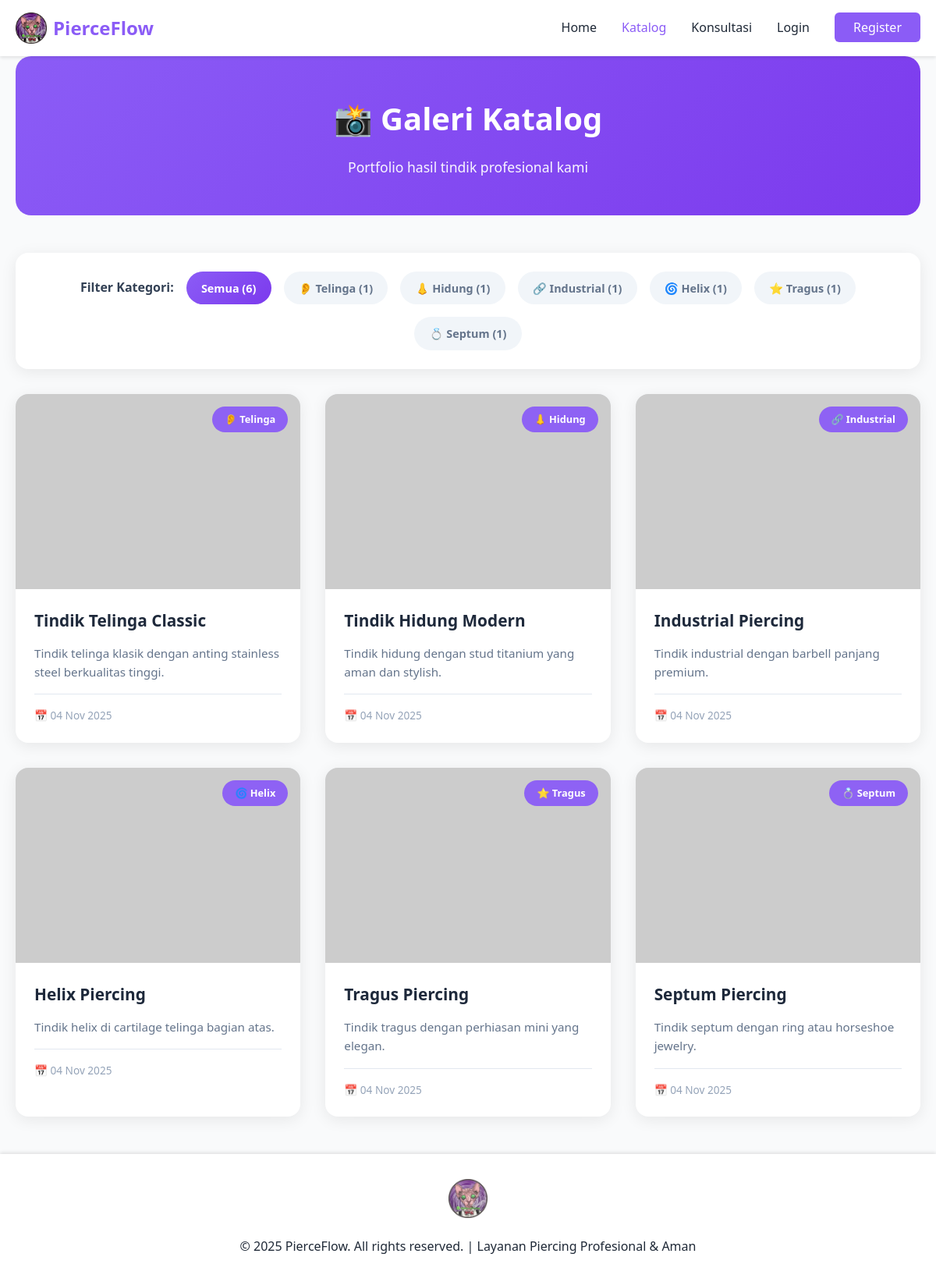
Screenshot of /catalog.php with the database file from the repository.
### tables this page shows
CREATE TABLE IF NOT EXISTS catalog (
    id INT AUTO_INCREMENT PRIMARY KEY,
    title VARCHAR(100) NOT NULL,
    image_url VARCHAR(255) NOT NULL,
    description TEXT,
    category ENUM('telinga', 'hidung', 'industrial', 'helix', 'tragus', 'septum', 'lainnya') DEFAULT 'lainnya',
    created_at TIMESTAMP DEFAULT CURRENT_TIMESTAMP
);

### catalog.php (the view, shortened to what this page needs)
<?php
require_once 'includes/header.php';
$filter_category = isset($_GET['category']) ? $_GET['category'] : 'all';
$filter_condition = '';
$catalog_query = "SELECT * FROM catalog $filter_condition ORDER BY created_at DESC";
$catalog_result = $conn->query($catalog_query);
$total_count_query = $conn->query("SELECT COUNT(*) as total FROM catalog");
$total_count = $total_count_query->fetch_assoc()['total'];
$categories = ['telinga', 'hidung', 'industrial', 'helix', 'tragus', 'septum', 'lainnya'];
$category_counts = [];
foreach ($categories as $cat) {
    $count_query = $conn->query("SELECT COUNT(*) as total FROM catalog WHERE category = '$cat'");
    $category_counts[$cat] = $count_query->fetch_assoc()['total'];
}
?>
<div class="container">
    <div style="background: linear-gradient(135deg, #8b5cf6 0%, #7c3aed 100%); border-radius: 20px; padding: 3rem 2rem; margin-bottom: 3rem; color: white; text-align: center;">
        <h1 style="margin: 0 0 1rem 0; font-size: 2.5rem; font-weight: 700;">📸 Galeri Katalog</h1>
        <p style="margin: 0; font-size: 1.1rem; opacity: 0.95;">Portfolio hasil tindik profesional kami</p>
    </div>
    <div style="background: white; border-radius: 16px; padding: 1.5rem; margin-bottom: 2rem; box-shadow: 0 4px 20px rgba(0,0,0,0.08);">
        <div style="display: flex; align-items: center; justify-content: center; gap: 1rem; flex-wrap: wrap;">
            <span style="font-weight: 600; color: #334155;">Filter Kategori:</span>
            <a href="catalog.php?category=all"
               style="text-decoration: none; padding: 0.6rem 1.2rem; border-radius: 25px; font-weight: 600; font-size: 0.9rem; transition: all 0.3s ease;
                      <?= $filter_category == 'all' ? 'background: linear-gradient(135deg, #8b5cf6, #7c3aed); color: white;' : 'background: #f1f5f9; color: #64748b;' ?>">
                Semua (<?= $total_count ?>)
            </a>
            <?php
            $category_labels = [
                'telinga' => '👂 Telinga',
                'hidung' => '👃 Hidung',
                'industrial' => '🔗 Industrial',
                'helix' => '🌀 Helix',
                'tragus' => '⭐ Tragus',
                'septum' => '💍 Septum',
                'lainnya' => '✨ Lainnya'
            ];
            foreach ($category_labels as $cat => $label):
                if ($category_counts[$cat] > 0):
            ?>
                <a href="catalog.php?category=<?= $cat ?>"
                   style="text-decoration: none; padding: 0.6rem 1.2rem; border-radius: 25px; font-weight: 600; font-size: 0.9rem; transition: all 0.3s ease;
                          <?= $filter_category == $cat ? 'background: linear-gradient(135deg, #10b981, #059669); color: white;' : 'background: #f1f5f9; color: #64748b;' ?>">
                    <?= $label ?> (<?= $category_counts[$cat] ?>)
                </a>
            <?php
                endif;
            endforeach;
            ?>
        </div>
    </div>
    <?php if ($catalog_result && $catalog_result->num_rows > 0): ?>
        <div style="display: grid; grid-template-columns: repeat(auto-fill, minmax(300px, 1fr)); gap: 2rem; margin-bottom: 3rem;">
            <?php while ($item = $catalog_result->fetch_assoc()): ?>
                <div class="catalog-card" style="background: white; border-radius: 16px; overflow: hidden; box-shadow: 0 4px 20px rgba(0,0,0,0.08); transition: all 0.3s ease;">
                    <div style="position: relative; height: 250px; overflow: hidden; background: linear-gradient(135deg, #f1f5f9, #e2e8f0);">
                        <img src="<?= htmlspecialchars($item['image_url']) ?>"
                             alt="<?= htmlspecialchars($item['title']) ?>"
                             style="width: 100%; height: 100%; object-fit: cover; transition: transform 0.3s ease;"
                             onmouseover="this.style.transform='scale(1.1)'"
                             onmouseout="this.style.transform='scale(1)'">
                        <div style="position: absolute; top: 1rem; right: 1rem; background: rgba(139, 92, 246, 0.95); color: white; padding: 0.4rem 1rem; border-radius: 20px; font-size: 0.8rem; font-weight: 600; backdrop-filter: blur(10px);">
                            <?= $category_labels[$item['category']] ?? $item['category'] ?>
                        </div>
                    </div>
                    <div style="padding: 1.5rem;">
                        <h3 style="margin: 0 0 0.8rem 0; color: #1e293b; font-size: 1.3rem; font-weight: 700;">
                            <?= htmlspecialchars($item['title']) ?>
                        </h3>
                        <p style="margin: 0; color: #64748b; line-height: 1.6; font-size: 0.95rem;">
                            <?= htmlspecialchars($item['description']) ?>
                        </p>
                        <div style="margin-top: 1rem; padding-top: 1rem; border-top: 1px solid #e2e8f0; display: flex; justify-content: space-between; align-items: center;">
                            <span style="font-size: 0.85rem; color: #94a3b8;">
                                📅 <?= date('d M Y', strtotime($item['created_at'])) ?>
                            </span>
                        </div>
                    </div>
                </div>
            <?php endwhile; ?>
        </div>
    <?php endif; ?>
</div>
<?php require_once 'includes/footer.php'; ?>

### includes/header.php (shortened to what this page needs)
<?php
$current_page = basename($_SERVER['PHP_SELF']);
?>
<!DOCTYPE html>
<html lang="id">
<head>
    <link rel="stylesheet" href="assets/style.css">
</head>
<body>
    <nav class="navbar">
        <div class="container">
            <div class="nav-brand">
                <a href="index.php" style="display: flex; align-items: center; gap: 0.5rem;">
                    <img src="Images/Logo.jfif" alt="PierceFlow Logo" style="height: 40px; width: auto; border-radius: 8px;">
                    <span style="font-weight: 700; color: #8b5cf6;">PierceFlow</span>
                </a>
            </div>
            <ul class="nav-menu">
                <?php if (isset($_SESSION['user_id'])): ?>
                    <?php if (isset($_SESSION['role']) && $_SESSION['role'] == 'admin'): ?>
                        <li><a href="admin.php" class="<?= $current_page == 'admin.php' ? 'active' : '' ?>">Dashboard</a></li>
                        <li><a href="manage_catalog.php" class="<?= $current_page == 'manage_catalog.php' ? 'active' : '' ?>">Kelola Katalog</a></li>
                        <li><a href="manage_consultations.php" class="<?= $current_page == 'manage_consultations.php' ? 'active' : '' ?>">Konsultasi</a></li>
                        <li><a href="admin_notifications.php" class="<?= $current_page == 'admin_notifications.php' ? 'active' : '' ?>">Notifikasi</a></li>
                        <li><a href="admin_config_notifications.php" class="<?= $current_page == 'admin_config_notifications.php' ? 'active' : '' ?>">Config</a></li>
                        <li><a href="manage_users.php" class="<?= $current_page == 'manage_users.php' ? 'active' : '' ?>">Kelola User</a></li>
                    <?php else: ?>
                        <li><a href="dashboard.php" class="<?= $current_page == 'dashboard.php' ? 'active' : '' ?>">Dashboard</a></li>
                        <li><a href="catalog.php" class="<?= $current_page == 'catalog.php' ? 'active' : '' ?>">Katalog</a></li>
                        <li><a href="booking.php" class="<?= $current_page == 'booking.php' ? 'active' : '' ?>">Booking</a></li>
                    <?php endif; ?>
                    <li><a href="logout.php" class="btn-logout">Logout</a></li>
                <?php else: ?>
                    <li><a href="index.php" class="<?= $current_page == 'index.php' ? 'active' : '' ?>">Home</a></li>
                    <li><a href="catalog.php" class="<?= $current_page == 'catalog.php' ? 'active' : '' ?>">Katalog</a></li>
                    <li><a href="konsultasi.php" class="<?= $current_page == 'konsultasi.php' ? 'active' : '' ?>">Konsultasi</a></li>
                    <li><a href="login.php" class="<?= $current_page == 'login.php' ? 'active' : '' ?>">Login</a></li>
                    <li><a href="register.php" class="btn-register">Register</a></li>
                <?php endif; ?>
            </ul>
        </div>
    </nav><main style="display: block; margin: 0; padding: 0;">

### includes/footer.php (shortened to what this page needs)
    </main>
    <footer class="footer">
        <div class="container" style="text-align: center;">
            <div style="margin-bottom: 1rem;">
                <img src="Images/Logo.jfif" alt="PierceFlow Logo"
                     style="height: 50px; width: auto; border-radius: 8px; opacity: 0.8;">
            </div>
            <p>&copy; 2025 PierceFlow. All rights reserved. | Layanan Piercing Profesional & Aman</p>
        </div>
    </footer>
</body>
</html>

### assets/style.css (style rules this page uses)
* { margin: 0; padding: 0; box-sizing: border-box; }
:root { --primary-color: #8b5cf6; --primary-dark: #7c3aed; --secondary-color: #6366f1; --success-color: #10b981; --danger-color: #ef4444; --warning-color: #f59e0b; --bg-color: #f9fafb; --text-color: #1f2937; --text-light: #6b7280; --border-color: #e5e7eb; --white: #ffffff; }
body { font-family: 'Segoe UI', Tahoma, Geneva, Verdana, sans-serif; line-height: 1.6; color: var(--text-color); background-color: var(--bg-color); margin: 0; padding: 0; }
main { margin: 0; padding: 0; display: block; }
.navbar { margin-bottom: 0 !important; border-bottom: none; }
* { vertical-align: baseline; }
html, body { margin: 0; padding: 0; border: 0; }
main { margin: 0; padding: 0; }
main > div { font-size: 16px; line-height: 1.6; }
nav + main { display: block !important; margin-top: 0 !important; padding-top: 0 !important; }
.container { max-width: 1200px; margin: 0 auto; padding: 0 20px; }
.navbar { background-color: var(--white); box-shadow: 0 2px 4px rgba(0, 0, 0, 0.1); position: sticky; top: 0; z-index: 2000; margin: 0; padding: 0; border: 0; }
.navbar .container { display: flex; justify-content: space-between; align-items: center; padding: 1rem 20px; }
.nav-brand a { font-size: 1.5rem; font-weight: bold; color: var(--primary-color); text-decoration: none; display: flex; align-items: center; gap: 0.5rem; transition: all 0.3s ease; }
.nav-brand img { transition: all 0.3s ease; }
.nav-menu { display: flex; list-style: none; gap: 2rem; align-items: center; }
.nav-menu a { text-decoration: none; color: var(--text-color); font-weight: 500; transition: color 0.3s; }
.nav-menu a:hover, .nav-menu a.active { color: var(--primary-color); }
.btn-register { background-color: var(--primary-color); color: var(--white) !important; padding: 0.5rem 1.5rem; border-radius: 6px; transition: background-color 0.3s; }
main { min-height: calc(100vh - 140px); padding: 2rem 0; }
.footer { background-color: var(--white); color: var(--text-color); text-align: center; padding: 2rem 0; margin-top: 3rem; box-shadow: 0 -2px 4px rgba(0, 0, 0, 0.1); }
html { scroll-behavior: smooth; }

### rows the page displays
catalog: category "👂 Telinga", title "Tindik Telinga Classic", description "Tindik telinga klasik dengan anting stainless steel berkualitas tinggi.", created_at "04 Nov 2025"
catalog: category "👃 Hidung", title "Tindik Hidung Modern", description "Tindik hidung dengan stud titanium yang aman dan stylish.", created_at "04 Nov 2025"
catalog: category "🔗 Industrial", title "Industrial Piercing", description "Tindik industrial dengan barbell panjang premium.", created_at "04 Nov 2025"
catalog: category "🌀 Helix", title "Helix Piercing", description "Tindik helix di cartilage telinga bagian atas.", created_at "04 Nov 2025"
catalog: category "⭐ Tragus", title "Tragus Piercing", description "Tindik tragus dengan perhiasan mini yang elegan.", created_at "04 Nov 2025"
catalog: category "💍 Septum", title "Septum Piercing", description "Tindik septum dengan ring atau horseshoe jewelry.", created_at "04 Nov 2025"

### other values shown
$total_count "6"
$label "👂 Telinga"
$category_counts[$cat] "1"
$label "👃 Hidung"
$label "🔗 Industrial"
$label "🌀 Helix"
$label "⭐ Tragus"
$label "💍 Septum"
